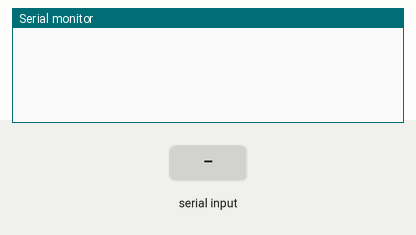
Simulated run of this sketch. Board: Arduino Uno, built with avr-gcc and run on an emulated ATmega328P. Parts: the last lines printed to the serial monitor. Inputs (shaded band) come from the test bench.

Above: at 1.2 s.
1.3 s: "90,45,200\n" received over Serial
At 3.5 s:
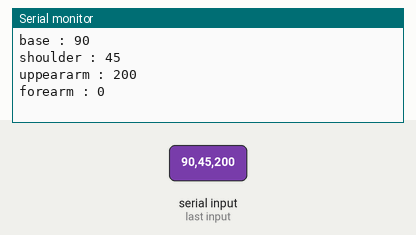
3.8 s: "30,150,10\n" received over Serial
At 5.3 s:
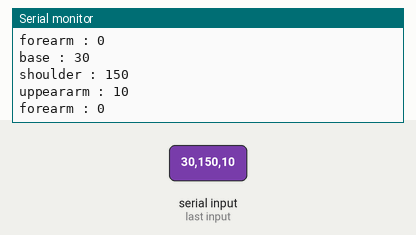

Measured:
- after the input at 1.3 s, the serial monitor: prints a new line after 1.0 s (image 1)
- after the input at 3.8 s, the serial monitor: prints a new line after 1.0 s (image 2)

The sketch:

03_Protocol_test.ino
```cpp
void setup() {
  Serial.begin(115200);

}

void loop() {
  int baseA, shoulderA, uppeararmA, forearmA;

  while(Serial.available() > 0)
  {
    baseA = Serial.parseInt();
    shoulderA = Serial.parseInt();
    uppeararmA = Serial.parseInt();
    forearmA = Serial.parseInt();

    if (Serial.read() == 'd'){
      Serial.println(("Received Signal"));
    }

  String base = "base : " + String(baseA);
  String shoulder = "shoulder : " + String(shoulderA);
  String upperarm = "uppeararm : " + String(uppeararmA);
  String forearm = "forearm : " + String(forearmA);

  Serial.println(base);
  Serial.println(shoulder);
  Serial.println(upperarm);
  Serial.println(forearm);
  }
}
```
